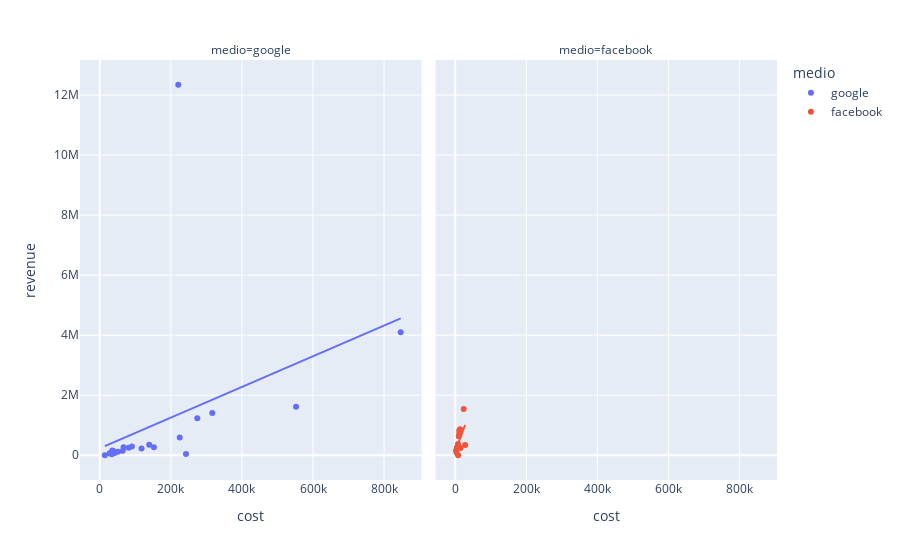

This figure's notebook cell:
### Code cell
df_campaigns_grouped = df_campaigns.group_by(["medio","campaign"]).agg([
        pl.sum("cost"),
        pl.sum("revenue")
    ])
px.scatter(df_campaigns_grouped, x="cost", y="revenue", facet_col="medio", color="medio", trendline="ols")

### Figure 1 — Plotly figure (JSON) as saved in the notebook; plotly's stock layout.template omitted (floating-point values rounded to 4 significant figures)
{"data": [{"hovertemplate": "medio=google<br>cost=%{x}<br>revenue=%{y}<extra></extra>", "legendgroup": "google", "marker": {"color": "#636efa", "symbol": "circle"}, "mode": "markers", "name": "google", "orientation": "v", "showlegend": true, "type": "scatter", "x": [41890.0, 117500.0, 14200.0, 81370.0, 35250.0, 274300.0, 32470.0, 152300.0, 64710.0, 846800.0, 220900.0, 224900.0, 33910.0, 316600.0, 242600.0, 67080.0, 90310.0, 552400.0, 51440.0, 27610.0, 38940.0, 139100.0], "xaxis": "x", "y": [75330.0, 225700.0, 2188.0, 250800.0, 157500.0, 1234000.0, 86520.0, 263300.0, 147700.0, 4101000.0, 12340000.0, 592700.0, 36200.0, 1405000.0, 45250.0, 263000.0, 295100.0, 1616000.0, 117400.0, 64470.0, 136800.0, 347200.0], "yaxis": "y"}, {"hovertemplate": "<b>OLS trendline</b><br>revenue = 5.11027 * cost + 230313<br>R<sup>2</sup>=0.144995<br><br>medio=google<br>cost=%{x}<br>revenue=%{y} <b>(trend)</b><extra></extra>", "legendgroup": "google", "marker": {"color": "#636efa", "symbol": "circle"}, "mode": "lines", "name": "google", "showlegend": false, "type": "scatter", "x": [14200.0, 27610.0, 32470.0, 33910.0, 35250.0, 38940.0, 41890.0, 51440.0, 64710.0, 67080.0, 81370.0, 90310.0, 117500.0, 139100.0, 152300.0, 220900.0, 224900.0, 242600.0, 274300.0, 316600.0, 552400.0, 846800.0], "xaxis": "x", "y": [302900.0, 371400.0, 396200.0, 403600.0, 410500.0, 429300.0, 444400.0, 493200.0, 561000.0, 573100.0, 646100.0, 691800.0, 830600.0, 941100.0, 1009000.0, 1359000.0, 1380000.0, 1470000.0, 1632000.0, 1848000.0, 3053000.0, 4558000.0], "yaxis": "y"}, {"hovertemplate": "medio=facebook<br>cost=%{x}<br>revenue=%{y}<extra></extra>", "legendgroup": "facebook", "marker": {"color": "#EF553B", "symbol": "circle"}, "mode": "markers", "name": "facebook", "orientation": "v", "showlegend": true, "type": "scatter", "x": [11600.0, 23770.0, 27760.0, 7693.0, 2365.0, 5900.0, 9758.0, 13510.0, 8130.0, 3862.0, 4456.0, 14690.0, 11360.0], "xaxis": "x2", "y": [723300.0, 1539000.0, 344400.0, 374000.0, 161700.0, 267200.0, 632900.0, 869400.0, 0, 87370.0, 238300.0, 244800.0, 821900.0], "yaxis": "y2"}, {"hovertemplate": "<b>OLS trendline</b><br>revenue = 31.46 * cost + 134378<br>R<sup>2</sup>=0.313196<br><br>medio=facebook<br>cost=%{x}<br>revenue=%{y} <b>(trend)</b><extra></extra>", "legendgroup": "facebook", "marker": {"color": "#EF553B", "symbol": "circle"}, "mode": "lines", "name": "facebook", "showlegend": false, "type": "scatter", "x": [2365.0, 3862.0, 4456.0, 5900.0, 7693.0, 8130.0, 9758.0, 11360.0, 11600.0, 13510.0, 14690.0, 23770.0, 27760.0], "xaxis": "x2", "y": [208800.0, 255900.0, 274600.0, 320000.0, 376400.0, 390100.0, 441400.0, 491700.0, 499200.0, 559300.0, 596700.0, 882100.0, 1008000.0], "yaxis": "y2"}], "layout": {"annotations": [{"font": {}, "showarrow": false, "text": "medio=google", "x": 0.245, "xanchor": "center", "xref": "paper", "y": 1, "yanchor": "bottom", "yref": "paper"}, {"font": {}, "showarrow": false, "text": "medio=facebook", "x": 0.755, "xanchor": "center", "xref": "paper", "y": 1, "yanchor": "bottom", "yref": "paper"}], "legend": {"title": {"text": "medio"}, "tracegroupgap": 0}, "margin": {"t": 60}, "xaxis": {"anchor": "y", "domain": [0, 0.49], "title": {"text": "cost"}}, "xaxis2": {"anchor": "y2", "domain": [0.51, 1], "matches": "x", "title": {"text": "cost"}}, "yaxis": {"anchor": "x", "domain": [0, 1], "title": {"text": "revenue"}}, "yaxis2": {"anchor": "x2", "domain": [0, 1], "matches": "y", "showticklabels": false}}}
